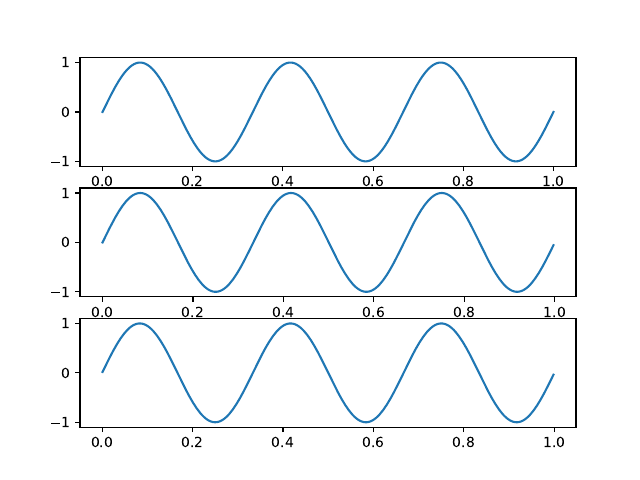

Reproduce this figure in Python.
import numpy as np
import matplotlib.pyplot as plt
times = np.linspace(0, 1, 1000)

signal1 = np.array([np.sin(6*np.pi*t) for t in times])
signal2 = np.array([np.sin(6*np.pi*t) for t in times[0::4]])
signal3 = np.array([np.sin(6*np.pi*t) for t in times[1::4]])

fig, axs = plt.subplots(3)
axs[0].plot(times, signal1)
axs[1].plot(times[0::4], signal2)
axs[2].plot(times[1::4], signal3)
plt.savefig("ex7.pdf")

#efectul: desi este greu de vazut, sinusoida are "rezolutie mai mica": s-ar vedea  mai clar daca am pastra doar fiecare al 25-lea element